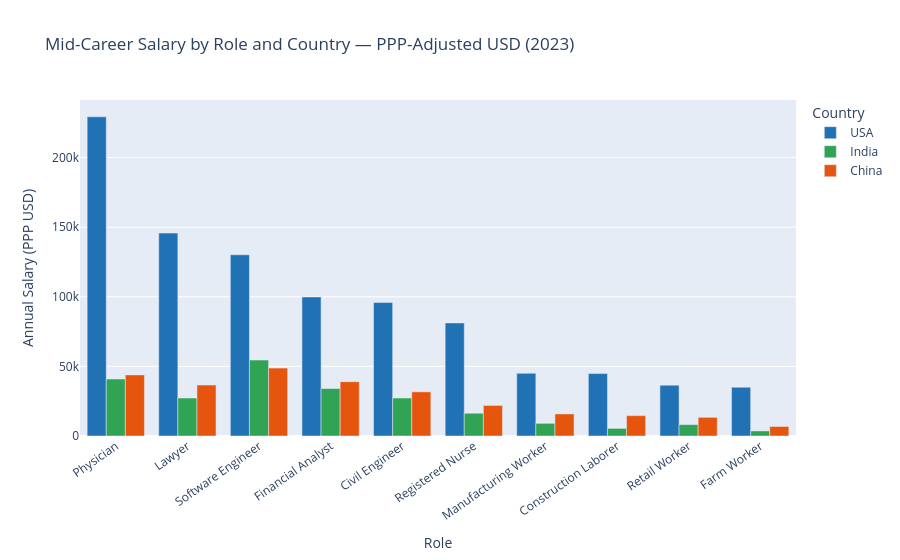

Notebook cell for this chart:
### Code cell
mid = df[df['career_stage'] == 'mid'].copy()
usa_order = (
    mid[mid['country'] == 'USA']
    .sort_values('median_salary_ppp_usd', ascending=False)['role_label'].tolist()
)

fig2 = px.bar(
    mid, x='role_label', y='median_salary_ppp_usd', color='country',
    barmode='group',
    category_orders={'role_label': usa_order, 'country': ['USA', 'India', 'China']},
    color_discrete_map=country_colors,
    title='Mid-Career Salary by Role and Country — PPP-Adjusted USD (2023)',
    labels={'role_label': 'Role', 'median_salary_ppp_usd': 'Annual Salary (PPP USD)', 'country': 'Country'},
)
fig2.update_layout(xaxis_tickangle=-35)
fig2.show()

### Figure 1 — Plotly figure (JSON) as saved in the notebook; plotly's stock layout.template omitted (floating-point values rounded to 4 significant figures)
{"data": [{"alignmentgroup": "True", "hovertemplate": "Country=USA<br>Role=%{x}<br>Annual Salary (PPP USD)=%{y}<extra></extra>", "legendgroup": "USA", "marker": {"color": "#2171b5", "pattern": {"shape": ""}}, "name": "USA", "offsetgroup": "USA", "orientation": "v", "showlegend": true, "textposition": "auto", "type": "bar", "x": ["Software Engineer", "Lawyer", "Physician", "Financial Analyst", "Registered Nurse", "Civil Engineer", "Construction Laborer", "Farm Worker", "Manufacturing Worker", "Retail Worker"], "xaxis": "x", "y": [130200.0, 145800.0, 229300.0, 99890.0, 81220.0, 95890.0, 44850.0, 35020.0, 45040.0, 36530.0], "yaxis": "y"}, {"alignmentgroup": "True", "hovertemplate": "Country=India<br>Role=%{x}<br>Annual Salary (PPP USD)=%{y}<extra></extra>", "legendgroup": "India", "marker": {"color": "#31a354", "pattern": {"shape": ""}}, "name": "India", "offsetgroup": "India", "orientation": "v", "showlegend": true, "textposition": "auto", "type": "bar", "x": ["Software Engineer", "Lawyer", "Physician", "Financial Analyst", "Registered Nurse", "Civil Engineer", "Construction Laborer", "Farm Worker", "Manufacturing Worker", "Retail Worker"], "xaxis": "x", "y": [54540.0, 27270.0, 40910.0, 34090.0, 16360.0, 27270.0, 5455.0, 3636.0, 9091.0, 8182.0], "yaxis": "y"}, {"alignmentgroup": "True", "hovertemplate": "Country=China<br>Role=%{x}<br>Annual Salary (PPP USD)=%{y}<extra></extra>", "legendgroup": "China", "marker": {"color": "#e6550d", "pattern": {"shape": ""}}, "name": "China", "offsetgroup": "China", "orientation": "v", "showlegend": true, "textposition": "auto", "type": "bar", "x": ["Software Engineer", "Lawyer", "Physician", "Financial Analyst", "Registered Nurse", "Civil Engineer", "Construction Laborer", "Farm Worker", "Manufacturing Worker", "Retail Worker"], "xaxis": "x", "y": [48780.0, 36580.0, 43900.0, 39020.0, 21950.0, 31710.0, 14630.0, 6829.0, 15850.0, 13420.0], "yaxis": "y"}], "layout": {"barmode": "group", "legend": {"title": {"text": "Country"}, "tracegroupgap": 0}, "title": {"text": "Mid-Career Salary by Role and Country — PPP-Adjusted USD (2023)"}, "xaxis": {"anchor": "y", "categoryarray": ["Physician", "Lawyer", "Software Engineer", "Financial Analyst", "Civil Engineer", "Registered Nurse", "Manufacturing Worker", "Construction Laborer", "Retail Worker", "Farm Worker"], "categoryorder": "array", "domain": [0.0, 1.0], "tickangle": -35, "title": {"text": "Role"}}, "yaxis": {"anchor": "x", "domain": [0.0, 1.0], "title": {"text": "Annual Salary (PPP USD)"}}}}
